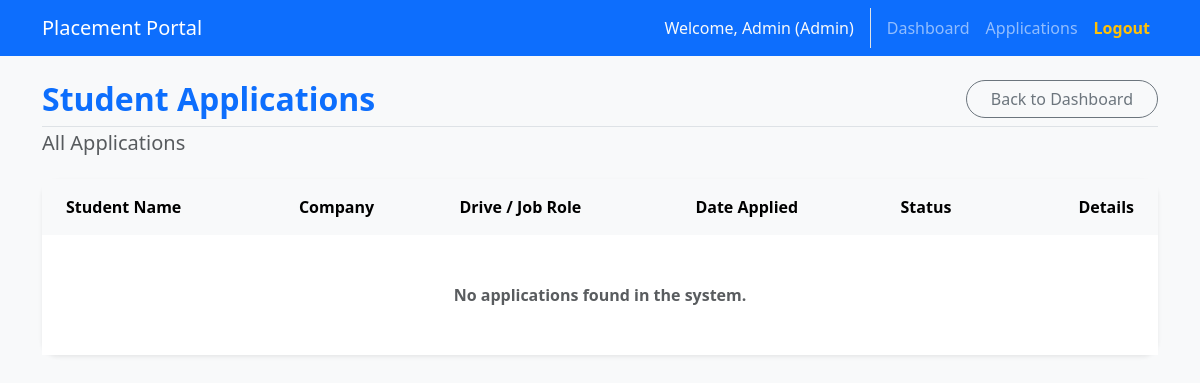
Before: /admin/view-applications (signed in) with the older database file.
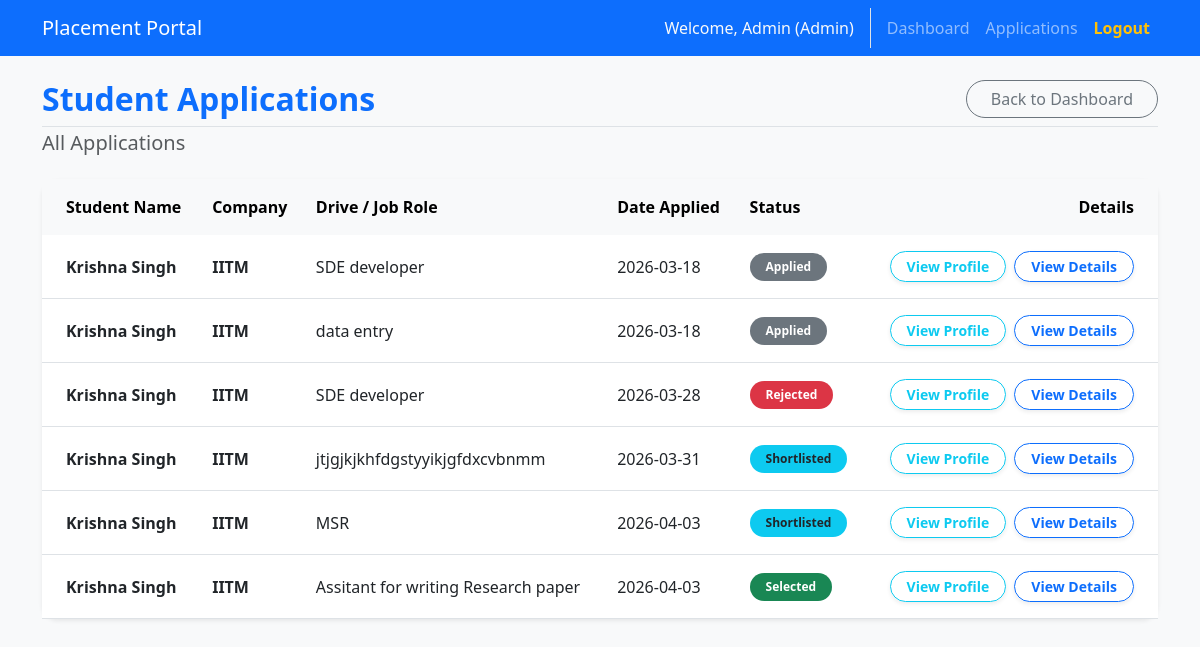
After: the same page with the newer database file.
### app.py (models this page shows)
class Application(db.Model):
    id = db.Column(db.Integer, primary_key=True)
    student_user_id = db.Column(db.Integer, db.ForeignKey('user.id'), nullable=False)
    drive_id = db.Column(db.Integer, db.ForeignKey('placement_drive.id'), nullable=False)
    applied_date = db.Column(db.DateTime, default=datetime.utcnow)
    status = db.Column(db.String(20), default='Applied')
    student = db.relationship('User', backref=db.backref('applications', cascade='all, delete-orphan'))
    drive = db.relationship('PlacementDrive', backref=db.backref('applications', cascade='all, delete-orphan'))
    __table_args__ = (db.UniqueConstraint('student_user_id', 'drive_id', name='uq_student_drive'),)

class UserMixin:
    is_authenticated = True

class User(db.Model, UserMixin):
    id = db.Column(db.Integer, primary_key=True)
    name = db.Column(db.String(100), nullable=False)
    email = db.Column(db.String(120), unique=True, nullable=False)
    password = db.Column(db.String(200), nullable=False)
    role = db.Column(db.String(20), nullable=False)
    is_active = db.Column(db.Boolean, default=True)

class CompanyProfile(db.Model):
    id = db.Column(db.Integer, primary_key=True)
    user_id = db.Column(db.Integer, db.ForeignKey('user.id'), nullable=False)
    company_name = db.Column(db.String(100), nullable=False)
    hr_contact = db.Column(db.String(100))
    contact_email = db.Column(db.String(120))
    contact_number = db.Column(db.String(50))
    hr_contact_number = db.Column(db.String(50))
    linkedin_id = db.Column(db.String(100))
    website = db.Column(db.String(200))
    about = db.Column(db.Text)
    approval_status = db.Column(db.String(20), default='Pending')
    user = db.relationship('User', backref=db.backref('company_profile', uselist=False, cascade='all, delete-orphan'))

class PlacementDrive(db.Model):
    id = db.Column(db.Integer, primary_key=True)
    salary = db.Column(db.Integer, default="Not to Disclose")
    location = db.Column(db.String(100),default="Remote")
    job_type = db.Column(db.String(50),default="Full-time")
    experience = db.Column(db.String(50),default="Fresher")
    company_user_id = db.Column(db.Integer, db.ForeignKey('user.id'), nullable=False)
    job_title = db.Column(db.String(100), nullable=False)
    description = db.Column(db.Text, nullable=False)
    eligibility = db.Column(db.String(200), nullable=False)
    deadline = db.Column(db.DateTime, nullable=False)
    status = db.Column(db.String(20), default='Pending')
    company = db.relationship('User', backref=db.backref('drives', cascade='all, delete-orphan'))

### app.py (the view)
@app.route('/admin/view-applications')
@login_required
@admin_required
def admin_view_applications():
    drive_id = request.args.get('drive_id')
    drive = None
    if drive_id:
        applications = Application.query.filter_by(drive_id=drive_id).all()
        drive = PlacementDrive.query.get(drive_id)
        subtitle = f"for {drive.job_title} ({drive.company.company_profile.company_name})" if drive else ""
    else:
        applications = Application.query.all()
        subtitle = "All Applications"
    return render_template('admin_applications.html', applications=applications, subtitle=subtitle, drive=drive)

### app.py (called while the page is built)
def get_current_user():
    if hasattr(g, 'user'): return g.user
    path = request.path
    role = None
    if path.startswith('/admin'): role = 'admin'
    elif path.startswith('/company'): role = 'company'
    elif path.startswith('/student'): role = 'student'
    if not role: role = session.get('active_role')
    user_id = session.get(f'{role}_id') if role else None
    if user_id:
        user = User.query.get(user_id)
        if user:
            g.user = user
            return user
    return DummyAnonymousUser()

def login_required(f):
    from functools import wraps
    @wraps(f)
    def decorated_function(*args, **kwargs):
        if not current_user.is_authenticated:
            flash('Please log in to continue.', 'warning')
            return redirect(url_for('login'))
        return f(*args, **kwargs)
    return decorated_function

@app.context_processor
def inject_user():
    return dict(current_user=current_user)

@app.before_request
def check_active():
    if current_user.is_authenticated and not current_user.is_active:
        logout_user()
        flash('Your account has been blacklisted or deactivated.', 'danger')
        return redirect(url_for('login'))

### templates/admin_applications.html (shortened to what this page needs)
{% extends "base.html" %}
{% block content %}
<div class="d-flex justify-content-between align-items-center mb-1 pb-2 border-bottom">
    <h2 class="text-primary fw-bold mb-0">Student Applications</h2>
    <a href="{{ url_for('admin_dashboard') }}" class="btn btn-outline-secondary  rounded-pill px-4">Back to Dashboard</a>
</div>
<h5 class="text-muted  mb-4">{{ subtitle }}</h5>
<div class="card shadow-sm border-0 rounded-4">
    <div class="card-body p-0">
        <div class="table-responsive">
            <table class="table table-hover table-borderless align-middle mb-0">
                <thead class="table-light text-muted">
                    <tr><th class="ps-4">Student Name</th><th>Company</th><th>Drive / Job Role</th><th>Date Applied</th><th>Status</th><th class="pe-4 text-end">Details</th></tr>
                </thead>
                <tbody>
                    {% for app in applications %}
                    <tr class="border-bottom">
                        <td class="ps-4 fw-bold text-dark">{{ app.student.name }}</td>
                        <td class="fw-semibold">{{ app.drive.company.company_profile.company_name }}</td>
                        <td>{{ app.drive.job_title }}</td>
                        <td>{{ app.applied_date.strftime('%Y-%m-%d') }}</td>
                        <td>
                            <span class="badge
                                {% if app.status == 'Selected' %}bg-success
                                {% elif app.status == 'Rejected' %}bg-danger
                                {% elif app.status == 'Shortlisted' %}bg-info text-dark
                                {% else %}bg-secondary{% endif %} rounded-pill px-3 py-2">
                                {{ app.status }}
                            </span>
                        </td>
                        <td class="pe-4 text-end">
                            <div class="d-flex justify-content-end gap-2">
                                <a href="{{ url_for('view_student_profile', student_id=app.student.id) }}" class="btn btn-sm btn-outline-info fw-semibold rounded-pill shadow-sm px-3" target="_blank">View Profile</a>
                                <button class="btn btn-sm btn-outline-primary fw-semibold rounded-pill shadow-sm px-3" type="button" data-bs-toggle="collapse" data-bs-target="#appDetails{{ app.id }}">
                                    View Details
                                </button>
                            </div>
                        </td>
                    </tr>
                    {% else %}
                    <tr><td colspan="6" class="text-center py-5 text-muted fw-semibold">No applications found in the system.</td></tr>
                    {% endfor %}
                </tbody>
            </table>
        </div>
    </div>
</div>
{% endblock %}

Changed rows visible on the page:
added Application: student.name "Krishna Singh", drive.company.company_profile.company_name "IITM", drive.job_title "SDE developer", applied_date "2026-03-18", status "Applied"
added Application: student.name "Krishna Singh", drive.company.company_profile.company_name "IITM", drive.job_title "data entry", applied_date "2026-03-18", status "Applied"
added Application: student.name "Krishna Singh", drive.company.company_profile.company_name "IITM", drive.job_title "SDE developer", applied_date "2026-03-28", status "Rejected"
added Application: student.name "Krishna Singh", drive.company.company_profile.company_name "IITM", drive.job_title "jtjgjkjkhfdgstyyikjgfdxcvbnmm", applied_date "2026-03-31", status "Shortlisted"
added Application: student.name "Krishna Singh", drive.company.company_profile.company_name "IITM", drive.job_title "MSR", applied_date "2026-04-03", status "Shortlisted"
added Application: student.name "Krishna Singh", drive.company.company_profile.company_name "IITM", drive.job_title "Assitant for writing Research paper", applied_date "2026-04-03", status "Selected"
Other visible differences:
text no longer shown: "No applications found in the system."
